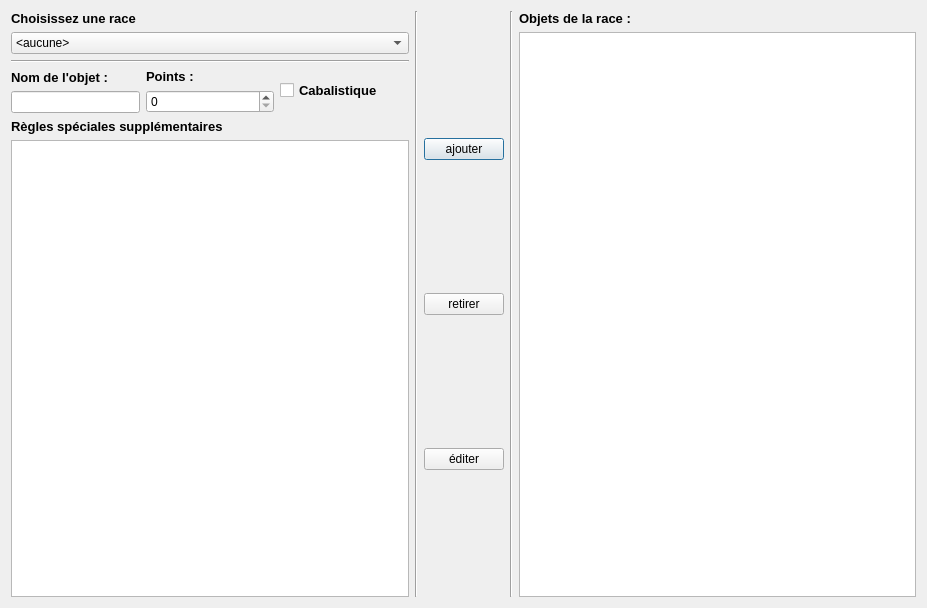
<?xml version="1.0" encoding="UTF-8"?>
<ui version="4.0">
 <class>MagicalObjectWindow</class>
 <widget class="QDialog" name="MagicalObjectWindow">
  <property name="geometry">
   <rect>
    <x>0</x>
    <y>0</y>
    <width>927</width>
    <height>608</height>
   </rect>
  </property>
  <property name="windowTitle">
   <string>Dialog</string>
  </property>
  <layout class="QHBoxLayout" name="horizontalLayout_2">
   <item>
    <layout class="QVBoxLayout" name="verticalLayout_5">
     <item>
      <layout class="QVBoxLayout" name="verticalLayout">
       <item>
        <widget class="QLabel" name="label">
         <property name="sizePolicy">
          <sizepolicy hsizetype="Minimum" vsizetype="Minimum">
           <horstretch>0</horstretch>
           <verstretch>0</verstretch>
          </sizepolicy>
         </property>
         <property name="font">
          <font>
           <pointsize>10</pointsize>
           <weight>75</weight>
           <bold>true</bold>
          </font>
         </property>
         <property name="text">
          <string>Choisissez une race</string>
         </property>
        </widget>
       </item>
       <item>
        <widget class="QComboBox" name="comboRace">
         <item>
          <property name="text">
           <string>&lt;aucune&gt;</string>
          </property>
         </item>
         <item>
          <property name="text">
           <string>Bretonniens</string>
          </property>
         </item>
         <item>
          <property name="text">
           <string>Chaos</string>
          </property>
         </item>
         <item>
          <property name="text">
           <string>Comtes vampires</string>
          </property>
         </item>
         <item>
          <property name="text">
           <string>Demons du chaos</string>
          </property>
         </item>
         <item>
          <property name="text">
           <string>Elfes Noirs</string>
          </property>
         </item>
         <item>
          <property name="text">
           <string>Elfes sylvains</string>
          </property>
         </item>
         <item>
          <property name="text">
           <string>Empire</string>
          </property>
         </item>
         <item>
          <property name="text">
           <string>Hommes betes</string>
          </property>
         </item>
         <item>
          <property name="text">
           <string>Hommes lezards</string>
          </property>
         </item>
         <item>
          <property name="text">
           <string>Hauts Elfes</string>
          </property>
         </item>
         <item>
          <property name="text">
           <string>Nains</string>
          </property>
         </item>
         <item>
          <property name="text">
           <string>Orcs et Gobelins</string>
          </property>
         </item>
         <item>
          <property name="text">
           <string>Rois des tombes</string>
          </property>
         </item>
         <item>
          <property name="text">
           <string>Skavens</string>
          </property>
         </item>
        </widget>
       </item>
      </layout>
     </item>
     <item>
      <widget class="Line" name="line_2">
       <property name="orientation">
        <enum>Qt::Horizontal</enum>
       </property>
      </widget>
     </item>
     <item>
      <layout class="QHBoxLayout" name="horizontalLayout">
       <item>
        <layout class="QVBoxLayout" name="verticalLayout_3">
         <item>
          <widget class="QLabel" name="label_3">
           <property name="font">
            <font>
             <pointsize>10</pointsize>
             <weight>75</weight>
             <bold>true</bold>
            </font>
           </property>
           <property name="text">
            <string>Nom de l'objet : </string>
           </property>
          </widget>
         </item>
         <item>
          <widget class="QLineEdit" name="lineEditName">
           <property name="sizePolicy">
            <sizepolicy hsizetype="Minimum" vsizetype="Fixed">
             <horstretch>0</horstretch>
             <verstretch>0</verstretch>
            </sizepolicy>
           </property>
          </widget>
         </item>
        </layout>
       </item>
       <item>
        <layout class="QVBoxLayout" name="verticalLayout_4">
         <item>
          <widget class="QLabel" name="label_4">
           <property name="font">
            <font>
             <pointsize>10</pointsize>
             <weight>75</weight>
             <bold>true</bold>
            </font>
           </property>
           <property name="text">
            <string>Points :</string>
           </property>
          </widget>
         </item>
         <item>
          <widget class="QSpinBox" name="spinBox">
           <property name="maximum">
            <number>999</number>
           </property>
          </widget>
         </item>
        </layout>
       </item>
       <item>
        <widget class="QCheckBox" name="checkBox">
         <property name="font">
          <font>
           <pointsize>10</pointsize>
           <weight>75</weight>
           <bold>true</bold>
          </font>
         </property>
         <property name="text">
          <string>Cabalistique</string>
         </property>
        </widget>
       </item>
      </layout>
     </item>
     <item>
      <layout class="QVBoxLayout" name="verticalLayout_13">
       <item>
        <widget class="QLabel" name="label_15">
         <property name="font">
          <font>
           <pointsize>10</pointsize>
           <weight>75</weight>
           <bold>true</bold>
          </font>
         </property>
         <property name="cursor">
          <cursorShape>WhatsThisCursor</cursorShape>
         </property>
         <property name="toolTip">
          <string>Ici sont décrites les règles spéciales que confère l'objet magique</string>
         </property>
         <property name="text">
          <string>Règles spéciales supplémentaires</string>
         </property>
        </widget>
       </item>
       <item>
        <widget class="QTextEdit" name="textEdit"/>
       </item>
      </layout>
     </item>
    </layout>
   </item>
   <item>
    <widget class="Line" name="line">
     <property name="orientation">
      <enum>Qt::Vertical</enum>
     </property>
    </widget>
   </item>
   <item>
    <layout class="QVBoxLayout" name="verticalLayout_7">
     <item>
      <widget class="QPushButton" name="addButton">
       <property name="toolTip">
        <string>Ajoute le régiment en cours d'édition à l'armée.</string>
       </property>
       <property name="text">
        <string>ajouter</string>
       </property>
      </widget>
     </item>
     <item>
      <widget class="QPushButton" name="removeButton">
       <property name="toolTip">
        <string>Retire le régiment sélectionné de l'armée.</string>
       </property>
       <property name="text">
        <string>retirer</string>
       </property>
      </widget>
     </item>
     <item>
      <widget class="QPushButton" name="editButton">
       <property name="toolTip">
        <string>Permet d'éditer les paramètre du régiment sélectionné dans l'armée.</string>
       </property>
       <property name="text">
        <string>éditer</string>
       </property>
      </widget>
     </item>
    </layout>
   </item>
   <item>
    <widget class="Line" name="line_3">
     <property name="orientation">
      <enum>Qt::Vertical</enum>
     </property>
    </widget>
   </item>
   <item>
    <layout class="QVBoxLayout" name="verticalLayout_2">
     <item>
      <widget class="QLabel" name="label_2">
       <property name="sizePolicy">
        <sizepolicy hsizetype="Minimum" vsizetype="Minimum">
         <horstretch>0</horstretch>
         <verstretch>0</verstretch>
        </sizepolicy>
       </property>
       <property name="font">
        <font>
         <pointsize>10</pointsize>
         <weight>75</weight>
         <bold>true</bold>
        </font>
       </property>
       <property name="text">
        <string>Objets de la race :</string>
       </property>
      </widget>
     </item>
     <item>
      <widget class="QTreeView" name="treeViewExistingObjects">
       <property name="editTriggers">
        <set>QAbstractItemView::NoEditTriggers</set>
       </property>
      </widget>
     </item>
    </layout>
   </item>
  </layout>
 </widget>
 <resources/>
 <connections/>
</ui>
